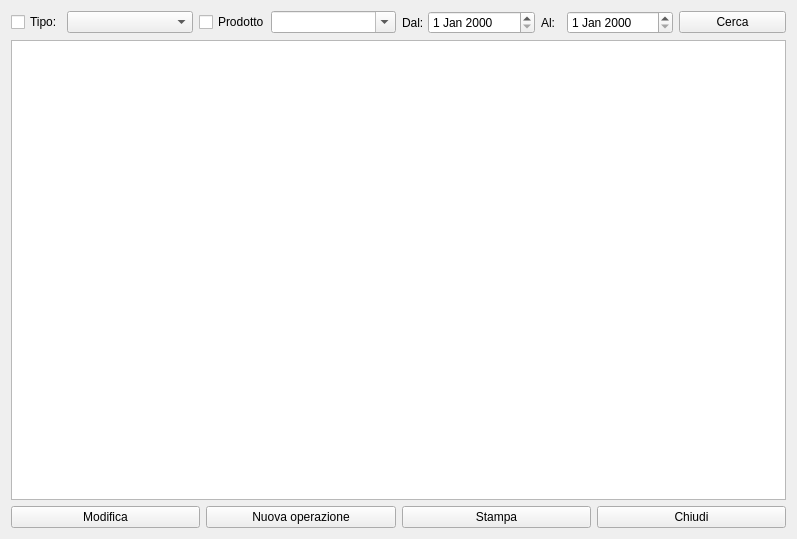
<?xml version="1.0" encoding="UTF-8"?>
<ui version="4.0">
 <class>HLotti</class>
 <widget class="QWidget" name="HLotti">
  <property name="windowModality">
   <enum>Qt::ApplicationModal</enum>
  </property>
  <property name="geometry">
   <rect>
    <x>0</x>
    <y>0</y>
    <width>797</width>
    <height>539</height>
   </rect>
  </property>
  <property name="windowTitle">
   <string>Lotti</string>
  </property>
  <property name="windowIcon">
   <iconset resource="icons.qrc">
    <normaloff>:/Resources/Cube.PNG</normaloff>:/Resources/Cube.PNG</iconset>
  </property>
  <layout class="QVBoxLayout" name="verticalLayout_3">
   <item>
    <layout class="QVBoxLayout" name="verticalLayout_2">
     <item>
      <layout class="QVBoxLayout" name="verticalLayout">
       <item>
        <layout class="QHBoxLayout" name="horizontalLayout_4">
         <item>
          <layout class="QHBoxLayout" name="horizontalLayout_2">
           <item>
            <widget class="QCheckBox" name="chbT">
             <property name="maximumSize">
              <size>
               <width>50</width>
               <height>16777215</height>
              </size>
             </property>
             <property name="text">
              <string>Tipo:</string>
             </property>
            </widget>
           </item>
           <item>
            <widget class="QComboBox" name="cbTipiLot"/>
           </item>
           <item>
            <widget class="QCheckBox" name="chbP">
             <property name="maximumSize">
              <size>
               <width>66</width>
               <height>16777215</height>
              </size>
             </property>
             <property name="text">
              <string>Prodotto:</string>
             </property>
            </widget>
           </item>
           <item>
            <widget class="QComboBox" name="cbProdotti">
             <property name="editable">
              <bool>true</bool>
             </property>
             <property name="insertPolicy">
              <enum>QComboBox::NoInsert</enum>
             </property>
            </widget>
           </item>
          </layout>
         </item>
         <item>
          <layout class="QHBoxLayout" name="horizontalLayout_3">
           <item>
            <widget class="QLabel" name="label">
             <property name="maximumSize">
              <size>
               <width>20</width>
               <height>16777215</height>
              </size>
             </property>
             <property name="text">
              <string>Dal:</string>
             </property>
            </widget>
           </item>
           <item>
            <widget class="QDateEdit" name="datadal"/>
           </item>
           <item>
            <widget class="QLabel" name="label_2">
             <property name="maximumSize">
              <size>
               <width>20</width>
               <height>16777215</height>
              </size>
             </property>
             <property name="text">
              <string>Al:</string>
             </property>
            </widget>
           </item>
           <item>
            <widget class="QDateEdit" name="dataal"/>
           </item>
           <item>
            <widget class="QPushButton" name="pushButton_5">
             <property name="text">
              <string>Cerca</string>
             </property>
             <property name="icon">
              <iconset resource="icons.qrc">
               <normaloff>:/Resources/Search.PNG</normaloff>:/Resources/Search.PNG</iconset>
             </property>
            </widget>
           </item>
          </layout>
         </item>
        </layout>
       </item>
       <item>
        <widget class="QTableView" name="twLots">
         <property name="enabled">
          <bool>true</bool>
         </property>
         <property name="editTriggers">
          <set>QAbstractItemView::AnyKeyPressed|QAbstractItemView::DoubleClicked|QAbstractItemView::EditKeyPressed</set>
         </property>
         <property name="alternatingRowColors">
          <bool>true</bool>
         </property>
         <property name="selectionMode">
          <enum>QAbstractItemView::SingleSelection</enum>
         </property>
         <property name="selectionBehavior">
          <enum>QAbstractItemView::SelectRows</enum>
         </property>
         <property name="sortingEnabled">
          <bool>true</bool>
         </property>
         <attribute name="verticalHeaderVisible">
          <bool>false</bool>
         </attribute>
        </widget>
       </item>
      </layout>
     </item>
     <item>
      <layout class="QHBoxLayout" name="horizontalLayout">
       <item>
        <widget class="QPushButton" name="pushButton_7">
         <property name="text">
          <string>Modifica</string>
         </property>
         <property name="icon">
          <iconset resource="icons.qrc">
           <normaloff>:/Resources/Pencil.PNG</normaloff>:/Resources/Pencil.PNG</iconset>
         </property>
         <property name="iconSize">
          <size>
           <width>32</width>
           <height>32</height>
          </size>
         </property>
        </widget>
       </item>
       <item>
        <widget class="QPushButton" name="pushButton_4">
         <property name="text">
          <string>Nuova operazione</string>
         </property>
         <property name="icon">
          <iconset resource="icons.qrc">
           <normaloff>:/Resources/Actions-configure-icon.png</normaloff>:/Resources/Actions-configure-icon.png</iconset>
         </property>
         <property name="iconSize">
          <size>
           <width>32</width>
           <height>32</height>
          </size>
         </property>
        </widget>
       </item>
       <item>
        <widget class="QPushButton" name="pushButton_6">
         <property name="text">
          <string>Stampa</string>
         </property>
         <property name="icon">
          <iconset resource="icons.qrc">
           <normaloff>:/Resources/Printer-icon.png</normaloff>:/Resources/Printer-icon.png</iconset>
         </property>
         <property name="iconSize">
          <size>
           <width>32</width>
           <height>32</height>
          </size>
         </property>
        </widget>
       </item>
       <item>
        <widget class="QPushButton" name="pushButton_3">
         <property name="text">
          <string>Chiudi</string>
         </property>
         <property name="icon">
          <iconset resource="icons.qrc">
           <normaloff>:/Resources/Actions-window-close-icon.png</normaloff>:/Resources/Actions-window-close-icon.png</iconset>
         </property>
         <property name="iconSize">
          <size>
           <width>32</width>
           <height>32</height>
          </size>
         </property>
        </widget>
       </item>
      </layout>
     </item>
    </layout>
   </item>
  </layout>
  <action name="actionCopia_il_testo">
   <property name="text">
    <string>Copia il testo</string>
   </property>
   <property name="shortcut">
    <string>Alt+C</string>
   </property>
  </action>
 </widget>
 <resources>
  <include location="icons.qrc"/>
 </resources>
 <connections/>
 <slots>
  <slot>showContextMenu()</slot>
 </slots>
</ui>
